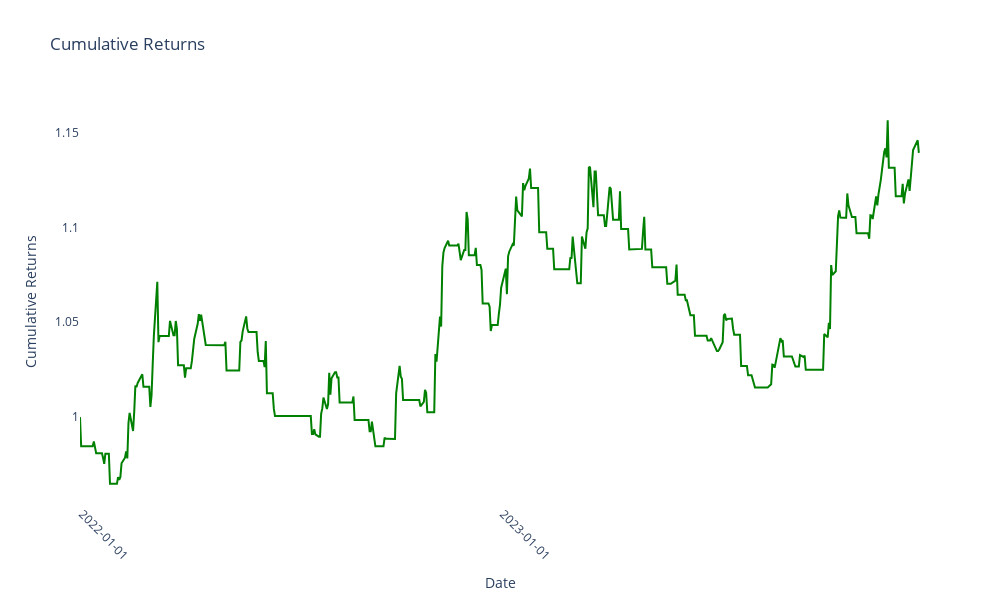

Notebook code for this chart:
### Code cell
# Calculate cumulative returns
gold['cumulative_returns'] = (gold['strategy_returns'] + 1).cumprod()

# Plotting the results using Plotly
fig = go.Figure()

# Add trace for cumulative returns
fig.add_trace(go.Scatter(x=gold.index, y=gold['cumulative_returns'], mode='lines', name='Cumulative Returns', line=dict(color='green')))

# Update layout
fig.update_layout(
    title="Cumulative Returns",
    xaxis_title="Date",
    yaxis_title="Cumulative Returns",
    legend_title="Legend",
    xaxis=dict(
        tickformat='%Y-%m-%d',
        tickangle=45,
        dtick="M12",  # Show ticks every 12 months (1 year)
    ),
    width=1000,  # Increase the width of the plot
    height=600,  # Increase the height of the plot
    plot_bgcolor='white',  # Set the plot background color to white
    paper_bgcolor='white'  # Set the paper background color to white
)

fig.show()

### Figure 1 — Plotly figure (JSON) as saved in the notebook; plotly's stock layout.template omitted (floating-point values rounded to 4 significant figures; data arrays with more than 128 entries replaced by an {"elided": "..."} marker saying what was removed)
{"data": [{"line": {"color": "green"}, "mode": "lines", "name": "Cumulative Returns", "type": "scatter", "x": {"elided": "502 str values"}, "y": {"elided": "502 float values"}}], "layout": {"height": 600, "legend": {"title": {"text": "Legend"}}, "paper_bgcolor": "white", "plot_bgcolor": "white", "title": {"text": "Cumulative Returns"}, "width": 1000, "xaxis": {"dtick": "M12", "tickangle": 45, "tickformat": "%Y-%m-%d", "title": {"text": "Date"}}, "yaxis": {"title": {"text": "Cumulative Returns"}}}}
